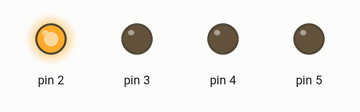
This sketch was run on a simulated Arduino Uno, built with avr-gcc and run on an emulated ATmega328P. Parts: output pins drawn as LEDs (lit = HIGH).

Above: at 0.2 s.
At 1.3 s:
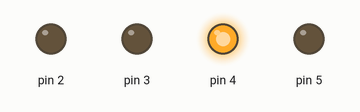
At 2.17 s:
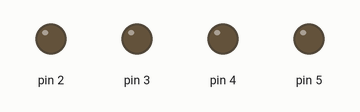
At 3.0 s:
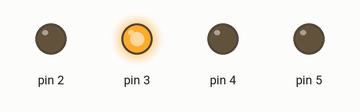
At 4.1 s:
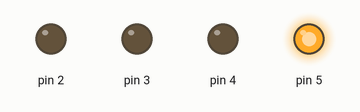
Timing chart, 0 to 5.1 s (numbered marks = the images above):
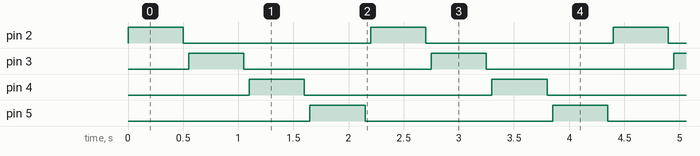

The sketch:

sketch_feb19b.ino
```cpp
void setup() {
  pinMode(2,OUTPUT);
  pinMode(3,OUTPUT);
  pinMode(4,OUTPUT);
  pinMode(5,OUTPUT);
}

void loop() {
  // put your main code here, to run repeatedly:
  digitalWrite(2,HIGH);
  delay(500);
  digitalWrite(2,LOW);
  delay(50);
  digitalWrite(3,HIGH);
  delay(500);
  digitalWrite(3,LOW);
  delay(50);
  digitalWrite(4,HIGH);
  delay(500);
  digitalWrite(4,LOW);
  delay(50);
  digitalWrite(5,HIGH);
  delay(500);
  digitalWrite(5,LOW);
  delay(50);
}
```

Measured:
- by itself, pin 2–5: alternates HIGH for 0.50 s and LOW for 1.7 s
- by itself, everything shown: repeats every 2.2 s, in 8 steps
